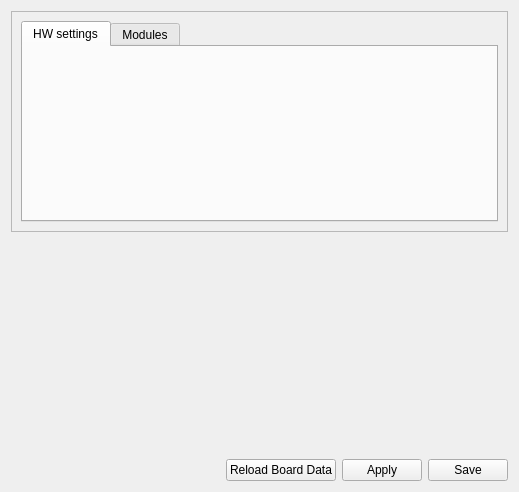
<?xml version="1.0" encoding="UTF-8"?>
<ui version="4.0">
 <class>defaulthwsettings</class>
 <widget class="QWidget" name="defaulthwsettings">
  <property name="geometry">
   <rect>
    <x>0</x>
    <y>0</y>
    <width>519</width>
    <height>492</height>
   </rect>
  </property>
  <property name="windowTitle">
   <string>Form</string>
  </property>
  <layout class="QVBoxLayout" name="verticalLayout">
   <item>
    <widget class="QFrame" name="portSettingsFrame">
     <property name="frameShape">
      <enum>QFrame::StyledPanel</enum>
     </property>
     <property name="frameShadow">
      <enum>QFrame::Raised</enum>
     </property>
     <layout class="QVBoxLayout" name="verticalLayout_2">
      <item>
       <widget class="QTabWidget" name="tabWidget">
        <property name="currentIndex">
         <number>0</number>
        </property>
        <widget class="QWidget" name="hardware">
         <attribute name="title">
          <string>HW settings</string>
         </attribute>
        </widget>
        <widget class="QWidget" name="modules">
         <attribute name="title">
          <string>Modules</string>
         </attribute>
        </widget>
       </widget>
      </item>
     </layout>
    </widget>
   </item>
   <item>
    <spacer name="verticalSpacer">
     <property name="orientation">
      <enum>Qt::Vertical</enum>
     </property>
     <property name="sizeHint" stdset="0">
      <size>
       <width>20</width>
       <height>40</height>
      </size>
     </property>
    </spacer>
   </item>
   <item>
    <layout class="QHBoxLayout" name="horizontalLayout">
     <item>
      <spacer name="horizontalSpacer_2">
       <property name="orientation">
        <enum>Qt::Horizontal</enum>
       </property>
       <property name="sizeHint" stdset="0">
        <size>
         <width>40</width>
         <height>20</height>
        </size>
       </property>
      </spacer>
     </item>
     <item>
      <widget class="QPushButton" name="ccAttitudeHelp">
       <property name="sizePolicy">
        <sizepolicy hsizetype="Fixed" vsizetype="Fixed">
         <horstretch>0</horstretch>
         <verstretch>0</verstretch>
        </sizepolicy>
       </property>
       <property name="maximumSize">
        <size>
         <width>32</width>
         <height>32</height>
        </size>
       </property>
       <property name="text">
        <string/>
       </property>
       <property name="icon">
        <iconset resource="../coreplugin/core.qrc">
         <normaloff>:/core/images/helpicon.svg</normaloff>:/core/images/helpicon.svg</iconset>
       </property>
       <property name="iconSize">
        <size>
         <width>32</width>
         <height>32</height>
        </size>
       </property>
       <property name="flat">
        <bool>true</bool>
       </property>
      </widget>
     </item>
     <item>
      <widget class="QPushButton" name="reloadButton">
       <property name="sizePolicy">
        <sizepolicy hsizetype="Minimum" vsizetype="Fixed">
         <horstretch>0</horstretch>
         <verstretch>0</verstretch>
        </sizepolicy>
       </property>
       <property name="minimumSize">
        <size>
         <width>0</width>
         <height>0</height>
        </size>
       </property>
       <property name="maximumSize">
        <size>
         <width>16777215</width>
         <height>16777215</height>
        </size>
       </property>
       <property name="toolTip">
        <string>Reloads the saved settings into GCS.
Useful if you have accidentally changed some settings.</string>
       </property>
       <property name="styleSheet">
        <string notr="true"/>
       </property>
       <property name="text">
        <string>Reload Board Data</string>
       </property>
       <property name="iconSize">
        <size>
         <width>16</width>
         <height>16</height>
        </size>
       </property>
       <property name="objrelation" stdset="0">
        <stringlist>
         <string>button:reload</string>
         <string>buttongroup:10</string>
        </stringlist>
       </property>
      </widget>
     </item>
     <item>
      <widget class="QPushButton" name="applyButton">
       <property name="text">
        <string>Apply</string>
       </property>
      </widget>
     </item>
     <item>
      <widget class="QPushButton" name="saveButton">
       <property name="toolTip">
        <string>Click to permanently save the accel bias in the CopterControl Flash.</string>
       </property>
       <property name="text">
        <string>Save</string>
       </property>
      </widget>
     </item>
    </layout>
   </item>
  </layout>
 </widget>
 <resources>
  <include location="../coreplugin/core.qrc"/>
 </resources>
 <connections/>
</ui>
